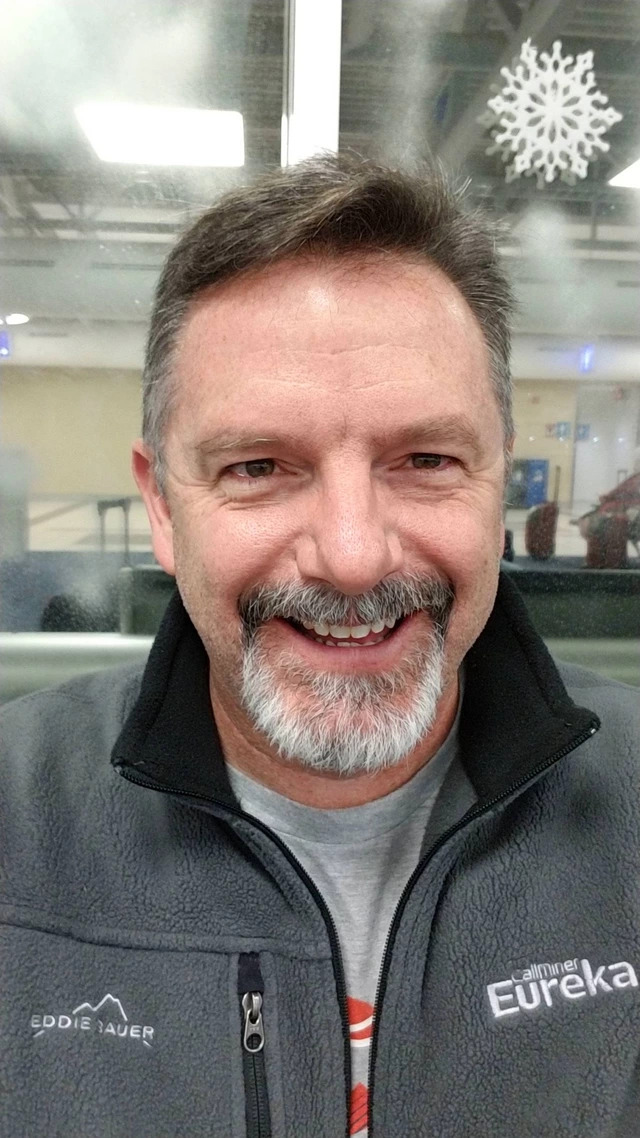
#> input picture image.jpg, 640 x 1138 px
$ python Noise.py
#> lines starting #> are read from the running program, lines starting #| are printed output that depends on the picture; after the words box and inside, x2 and y2 are one past the last pixel; in counts of white or black regions, pixels touching at a corner belong together
import cv2

img = cv2.imread('image.jpg',1)
#> img is the input picture: shape (1138, 640, 3); mean B, G, R 119.1, 124.6, 131.8
m, n = img.shape[:2]
#> m = 1138; n = 640

#Selecting random pixels and changing their value
import random
img_copy = img
t = int(0.04*m*n)                 #taking 4% of the total pixels
#> t = 29132
for i in range(0,t):
  index1 = random.randint(0,m-1)
  index2 = random.randint(0,n-1)
  img_copy[index1][index2] = random.sample(range(1,255), 3)
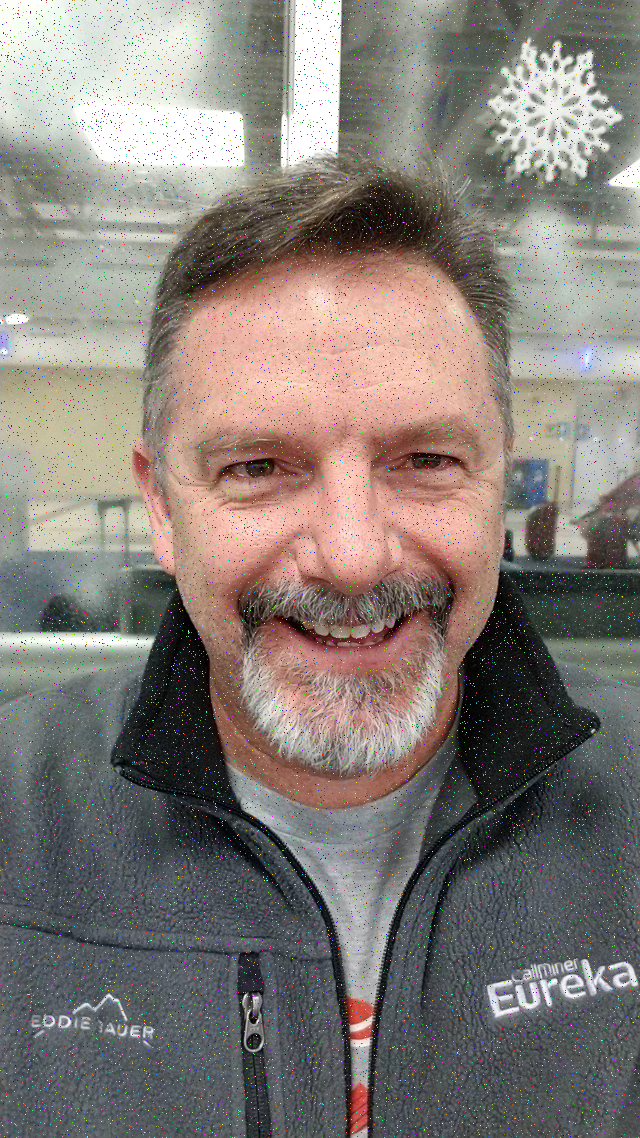
#> img_copy: shape (1138, 640, 3); 3.93% of pixels changed, all inside (x1, y1, x2, y2) = (0, 0, 640, 1138)

#Displaying and saving the image with added noise
cv2.imwrite('with_noise.jpg', img_copy)
